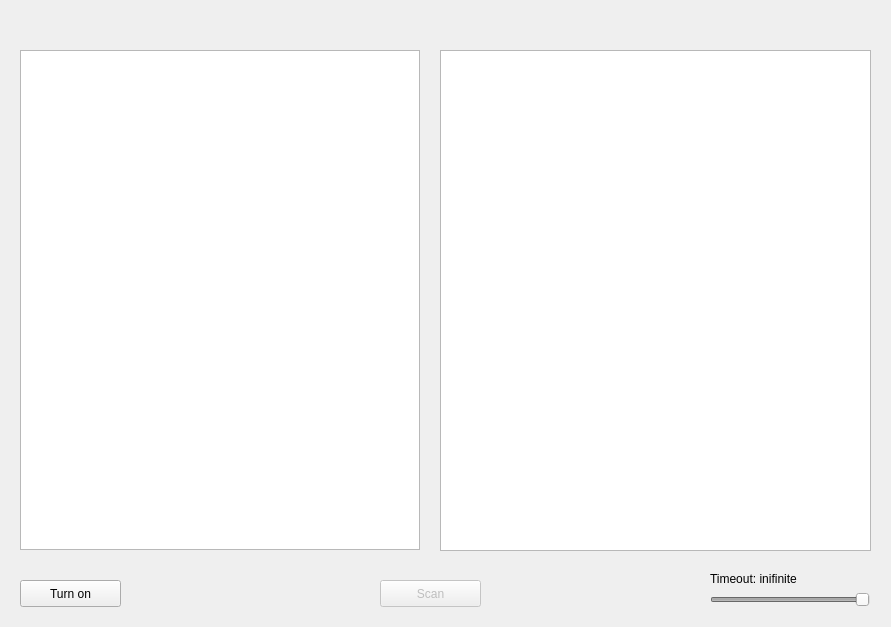
<?xml version="1.0" encoding="UTF-8"?>
<ui version="4.0">
 <class>Viewer</class>
 <widget class="QMainWindow" name="Viewer">
  <property name="geometry">
   <rect>
    <x>0</x>
    <y>0</y>
    <width>891</width>
    <height>627</height>
   </rect>
  </property>
  <property name="windowTitle">
   <string>Viewer</string>
  </property>
  <widget class="QWidget" name="centralWidget">
   <widget class="QPushButton" name="onOffButton">
    <property name="geometry">
     <rect>
      <x>20</x>
      <y>580</y>
      <width>101</width>
      <height>27</height>
     </rect>
    </property>
    <property name="text">
     <string>Turn on</string>
    </property>
    <property name="checkable">
     <bool>false</bool>
    </property>
    <property name="autoDefault">
     <bool>false</bool>
    </property>
    <property name="default">
     <bool>false</bool>
    </property>
   </widget>
   <widget class="QPushButton" name="scanButton">
    <property name="enabled">
     <bool>false</bool>
    </property>
    <property name="geometry">
     <rect>
      <x>380</x>
      <y>580</y>
      <width>101</width>
      <height>27</height>
     </rect>
    </property>
    <property name="text">
     <string>Scan</string>
    </property>
    <property name="flat">
     <bool>false</bool>
    </property>
   </widget>
   <widget class="QSlider" name="timeoutSlider">
    <property name="enabled">
     <bool>false</bool>
    </property>
    <property name="geometry">
     <rect>
      <x>710</x>
      <y>590</y>
      <width>160</width>
      <height>19</height>
     </rect>
    </property>
    <property name="maximum">
     <number>60</number>
    </property>
    <property name="value">
     <number>60</number>
    </property>
    <property name="orientation">
     <enum>Qt::Horizontal</enum>
    </property>
   </widget>
   <widget class="QLabel" name="timeoutLabel">
    <property name="geometry">
     <rect>
      <x>710</x>
      <y>570</y>
      <width>161</width>
      <height>17</height>
     </rect>
    </property>
    <property name="text">
     <string>Timeout: inifinite</string>
    </property>
   </widget>
   <widget class="QGraphicsView" name="imageView">
    <property name="geometry">
     <rect>
      <x>20</x>
      <y>50</y>
      <width>400</width>
      <height>500</height>
     </rect>
    </property>
   </widget>
   <widget class="QTextBrowser" name="templateText">
    <property name="geometry">
     <rect>
      <x>440</x>
      <y>50</y>
      <width>431</width>
      <height>501</height>
     </rect>
    </property>
   </widget>
   <widget class="QLabel" name="statusLabel">
    <property name="geometry">
     <rect>
      <x>20</x>
      <y>20</y>
      <width>701</width>
      <height>17</height>
     </rect>
    </property>
    <property name="text">
     <string/>
    </property>
   </widget>
  </widget>
 </widget>
 <layoutdefault spacing="6" margin="11"/>
 <resources/>
 <connections/>
</ui>
